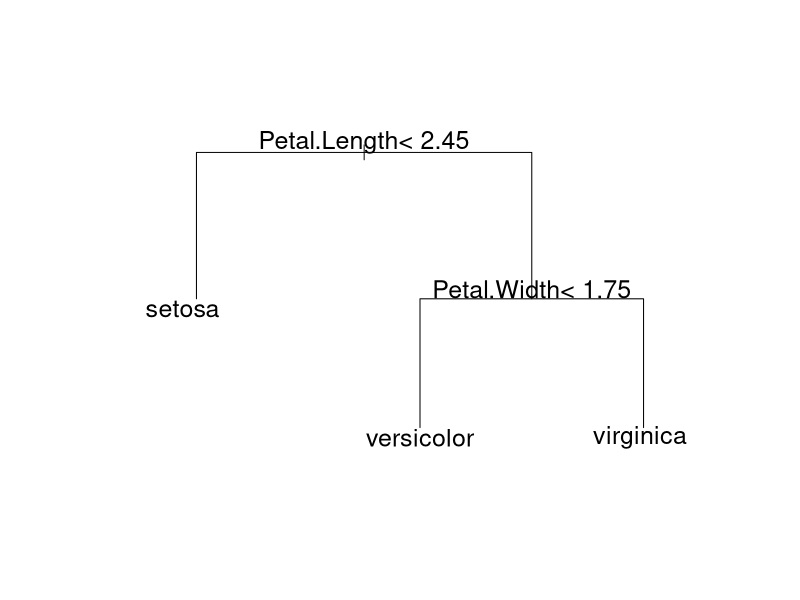
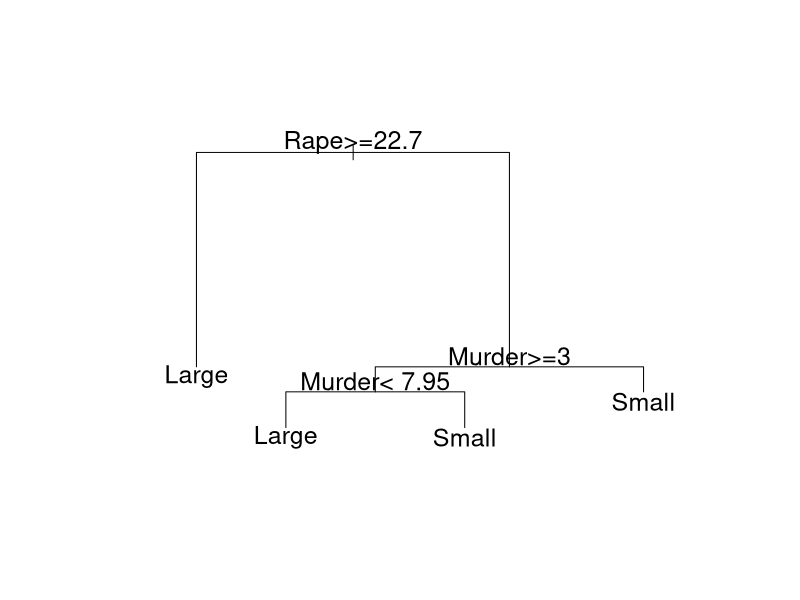

Recreate these plots in R, in order.
Find_criteria <- function( numberOfY, df, entropyThreshold ) {
  
  Cal_e <- function( numberOfY, df ) {
    n <- nrow(df)
    y <-  unique(df[, numberOfY])
    
    entropy <- lapply( y, function(x) {
      nrow(df[df[, numberOfY]==x, ])/n * log2(nrow(df[df[, numberOfY]==x, ])/n)
    } )
    return ( -sum(unlist(entropy), na.rm=T) )
  }
  
  originEntropy <- Cal_e(numberOfY, df)
  
  if( originEntropy == 0 ){
    return ( list(colNumber=-1) )
  }
  
  criteria <- list( criteria=c(), entropy=c() )
  
  for( i in 1:ncol(df[, -numberOfY]) ) { # i : column
    # sort df according to ind column
    tmpDf <- df[order(df[, i]), ]  
    n <- nrow(tmpDf)
    
    tmpEntropy<- c()
    for( j in 1:(n-1) ){ # j : row
      tmpDf1 <- tmpDf[1:j, ]
      tmpDf2 <- tmpDf[(j+1):n, ]
      
      tmpEntropy[j] <- (nrow(tmpDf1)/n)*Cal_e(numberOfY, tmpDf1) +
        (nrow(tmpDf2)/n)*Cal_e(numberOfY, tmpDf2)
    }
    
    criteria$criteria[i] <- tmpDf[which.min(tmpEntropy), i]
    criteria$entropy[i] <- tmpEntropy[which.min(tmpEntropy)]
  }
  
  if( originEntropy < min(criteria$entropy) ||
      min(criteria$entropy) == 0 ||
      min(criteria$entropy) < entropyThreshold ) {
    return ( list( colNumber=-1) )
  }
  
  return( list( colNumber=which.min(criteria$entropy),
                value=criteria$criteria[which.min(criteria$entropy)],
                entropy=min(criteria$entropy) ) )
}


rpart_ <- function( numberOfY, df, originEntropy=-99, depth=0, side=0, entropyThreshold=0.2 ) {
  Get_mode <- function(df) {
    uniqv <- unique(df)
    return( as.character(uniqv[which.max(tabulate(match(df, uniqv)))] ) )
  }
  
  Print_tab <- function(depth, side){
    cat(depth,":")
    while( depth > 0 ){
      cat("\t")
      depth <- depth -1
    }
  }
  
  criteria <- Find_criteria(numberOfY, df, entropyThreshold)
  newEntropy <- criteria$entropy 
  if( originEntropy == -99 ){ # root node일 경우, 초기화
    originEntropy<- newEntropy
  }
  
  #TODO depth가 입력되면 depth이하의 tree 생성
  
  if( criteria$colNumber == -1  || originEntropy < newEntropy ){
    # Leaf node 
    Print_tab(depth-1, side)
    if( side == -1 ) {
      cat( "L- <", Get_mode(df[,numberOfY]) , ">\n" )
    } else if ( side == 1) {
      cat( "R- <", Get_mode(df[,numberOfY]) , ">\n" )   
    }
  } else {
    # Split tree
    originEntropy <- newEntropy
    colNumber <- criteria$colNumber
    value <- criteria$value
    
    library(stringr)
    SplitCriteria <- str_c( colnames(df)[[colNumber]] , " <= " , value )
    Print_tab(depth, side)
    cat(SplitCriteria , "\n" )
    
    leftDf <- df[df[,colNumber]<=value, ]
    rpart_( numberOfY, leftDf , originEntropy, depth+1 , -1, entropyThreshold)
    
    
    rightDf <- df[df[,colNumber]>value, ]
    rpart_(numberOfY, rightDf, originEntropy, depth+1 , 1 , entropyThreshold)
  }
}


### ### Test 1 ### ###
df <- iris
rpart_(5, df, entropyThreshold=0.2)

### Refer. using R code ###
library(rpart)
model_ref <- rpart(Species ~., data=iris)
plot(model_ref, compress=TRUE, margin=.2)
text(model_ref, cex=1.5)


### ### Test 2 ### ###
df <- USArrests
df$UrbanPop1 <- ifelse(df$UrbanPop> median(USArrests$UrbanPop), "Large", "Small")
df <- df[, names(df)!="UrbanPop"] 
rpart_(4, df,  entropyThreshold=0.5)

### Refer. using R code ###
model_ref <- rpart(UrbanPop1 ~ ., data = df, method = "class")
plot(model_ref, compress=TRUE, margin=.2)
text(model_ref, cex=1.5)
### ### ### ### ### ### ###
